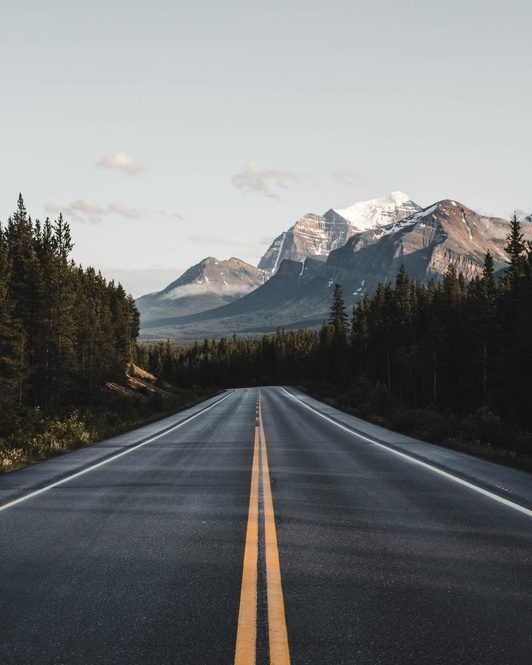
#> input picture code/embedded_system/road.jpg, 532 x 665 px, shrunk from 1400 x 1750 before the run, found by its file name
$ python main.py   (older library calls are emulated)
#> lines starting #> are read from the running program, lines starting #| are printed output that depends on the picture; after the words box and inside, x2 and y2 are one past the last pixel; in counts of white or black regions, pixels touching at a corner belong together
### HW3/embedded_system/hsv.py
import cv2
import numpy as np


def hsv(image, lower, upper):

    # 讀取影像
    if image is None:
        raise ValueError(f"Error: unable to load image '{image}'")

    # 將影像轉換為 HSV 色彩空間
    hsv_image = cv2.cvtColor(image, cv2.COLOR_BGR2HSV)
    # 建立遮罩，將範圍內的深色設為白色(255)，其他顏色為黑色(0)
    mask = cv2.inRange(hsv_image, lower, upper)

    # 反轉遮罩，讓非深色部分為白色(255)，深色部分為黑色(0)
    non_mask = cv2.bitwise_not(mask)

    # 將遮罩應用到原始影像，僅保留非天空的部分
    filtered_image = cv2.bitwise_and(image, image, mask=non_mask)

    return filtered_image

### HW3/embedded_system/sobel.py
import numpy as np
import cv2
from matplotlib import pyplot as plt

def apply_sobel(img):

    # 轉換為灰度圖
    gray = cv2.cvtColor(img, cv2.COLOR_BGR2GRAY)

    # 計算 X 方向的 Sobel
    sobelx = cv2.Sobel(gray, cv2.CV_64F, 1, 0, ksize=3)

    # 計算 Y 方向的 Sobel
    sobely = cv2.Sobel(gray, cv2.CV_64F, 0, 1, ksize=3)

    # 計算梯度幅值
    magnitude = np.sqrt(sobelx**2 + sobely**2)

    # 將梯度幅值轉換為0-255的範圍
    magnitude = np.uint8(np.absolute(magnitude))

    # 創建圖像顯示
    plt.figure(figsize=(8, 7))

    plt.subplot(2, 2, 1)
    plt.imshow(cv2.cvtColor(img, cv2.COLOR_BGR2RGB))
    plt.title('Original Image')
    plt.axis('off')

    plt.subplot(2, 2, 2)
    plt.imshow(magnitude, cmap='gray')
    plt.title('Sobel Edge Detection')
    plt.axis('off')

    plt.subplot(2, 2, 3)
    plt.imshow(np.absolute(sobelx), cmap='gray')
    plt.title('Sobel X')
    plt.axis('off')

    plt.subplot(2, 2, 4)
    plt.imshow(np.absolute(sobely), cmap='gray')
    plt.title('Sobel Y')
    plt.axis('off')

    plt.tight_layout()
    plt.show()

    # 保存結果
    cv2.imwrite('picture\sobel_result.jpg', magnitude)

    return magnitude

# 使用函數

### HW3/embedded_system/lbp_notcv2.py
import numpy as np
from PIL import Image
import matplotlib.pyplot as plt

# [27 lines left out: functions get_pixel_value, calculate_lbp, not called in this run]

def get_lbp_image(image_path):
    """
    計算整張圖片的LBP特徵
    """
    # 讀取圖片並轉為灰度圖
    img = Image.open(image_path).convert('L')
    img_array = np.array(img)

    # 創建輸出圖像陣列
    height, width = img_array.shape
    lbp_array = np.zeros((height-2, width-2), dtype=np.uint8)

    # 計算每個像素的LBP值
    for i in range(1, height-1):
        for j in range(1, width-1):
            lbp_array[i-1][j-1] = calculate_lbp(img_array, i, j)

    return lbp_array

# 使用範例
def main():
    image_path = "picture/sobel_result.jpg"  # 替換為您要處理的圖片路徑

    # 獲取LBP特徵圖
    lbp_image = get_lbp_image(image_path)

    # 保存LBP特徵圖
    lbp_img = Image.fromarray(lbp_image)
    lbp_img.save("picture/lbp_result.jpg")  # 保存為新的圖片

    plt.figure(figsize=(12, 6))

    plt.subplot(1, 2, 1)
    plt.imshow(lbp_image, cmap='gray')
    plt.title('LBP Image')
    plt.axis('off')


    plt.tight_layout()
    plt.show()

    return lbp_image

# 執行程式
# [2 lines that do not run on import are left out]

### HW3/embedded_system/main.py
import cv2
import sobel
import lbp_notcv2
import search
import histogram
import one_norm_dist
import label
import hsv
import numpy as np
from PIL import Image

def main():
    patch_size = 16
    # 讀取影像
    image      = cv2.imread('picture/road.jpg')
#> image is the input picture: shape (665, 532, 3); mean B, G, R 117.5, 116.8, 114.3
    #hsv
    lower = np.array([0, 0, 0])   # HSV的下限
    upper = np.array([180, 200, 100])  # HSV的上限
    image_hsv  = hsv.hsv(image,lower,upper)
#> in hsv, `hsv_image = cv2.cvtColor(image, cv2.COLOR_BGR2HSV)`: hsv_image: shape (665, 532, 3); mean H, S, V 77.7, 31.6, 121.4
#> in hsv, `mask = cv2.inRange(hsv_image, lower, upper)`:
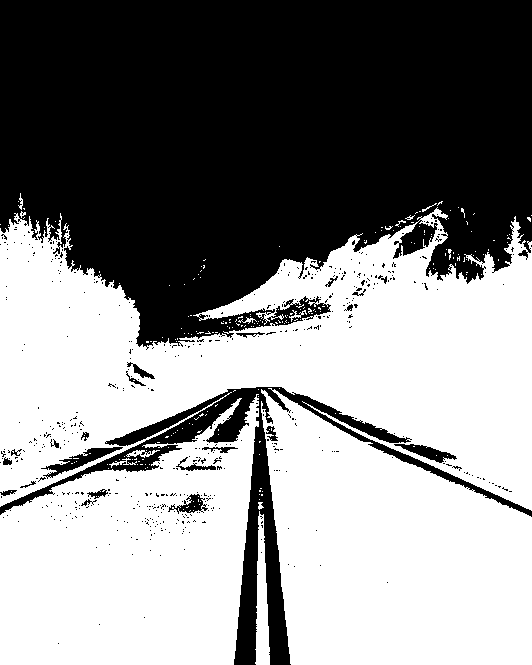
#> mask: shape (665, 532); 53.7% white; 529 black regions (506 under 20 px), largest, box (x1, y1, x2, y2) and area: (0, 0, 532, 350) 145514, (0, 387, 532, 665) 14276, (41, 447, 123, 479) 694
#> in hsv, `filtered_image = cv2.bitwise_and(image, image, mask=non_mask)`:
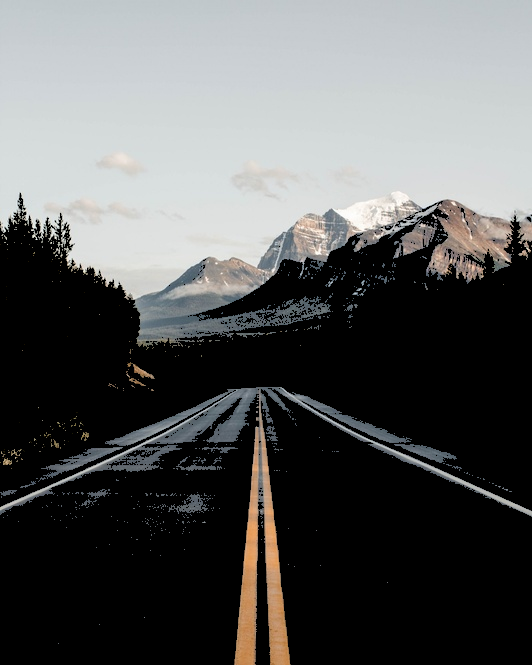
#> filtered_image: shape (665, 532, 3); mean B, G, R 89.7, 90, 89.1

    image_gray = cv2.imread('picture/hsv.jpg',0)
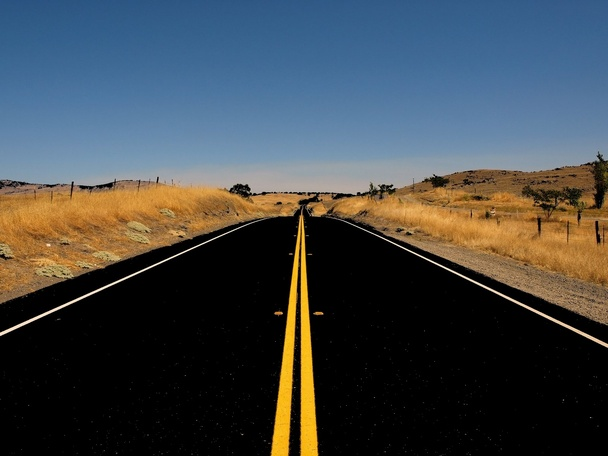
#> input picture HW3/embedded_system/picture/hsv.jpg, 608 x 456 px, shrunk from 1600 x 1200 before the run
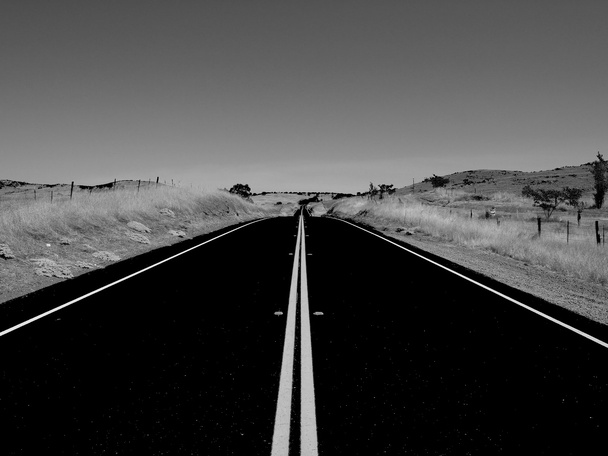
#> image_gray: shape (456, 608); min 0, max 255, mean 69.5


    #sobel
    img_sobel = sobel.apply_sobel(image_hsv)
#> in apply_sobel, `sobely = cv2.Sobel(gray, cv2.CV_64F, 0, 1, ksize=3)`:
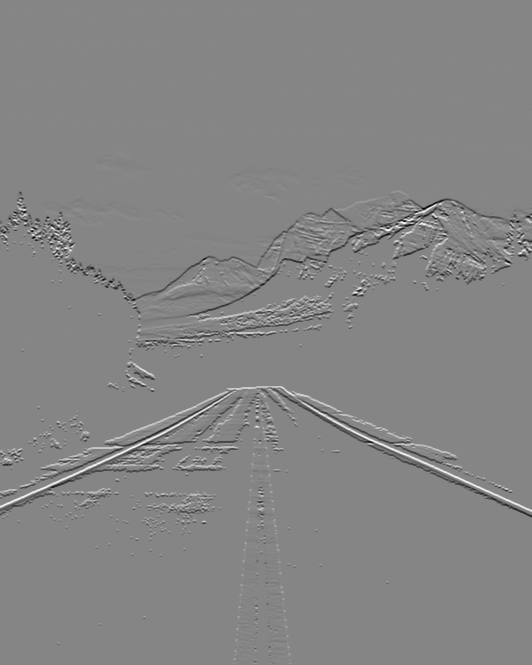
#> sobely: shape (665, 532) float64; min -907, max 829, mean -2.2; drawn with min black and max white
#> in apply_sobel, `magnitude = np.uint8(np.absolute(magnitude))`:
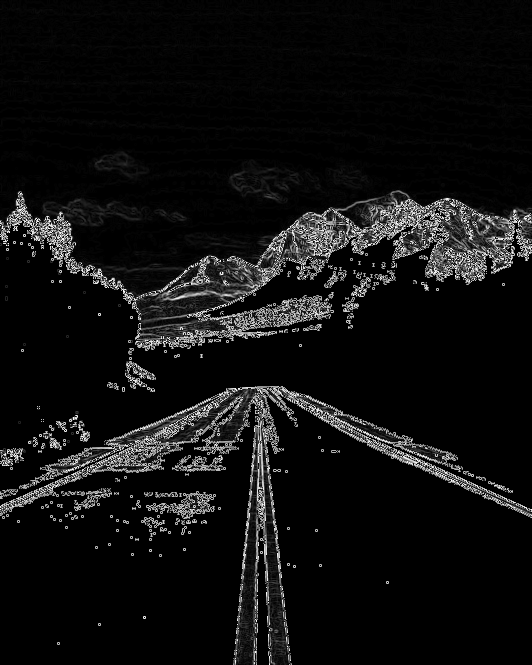
#> magnitude: shape (665, 532); min 0, max 255, mean 15.8
#> in apply_sobel, `plt.show()`:
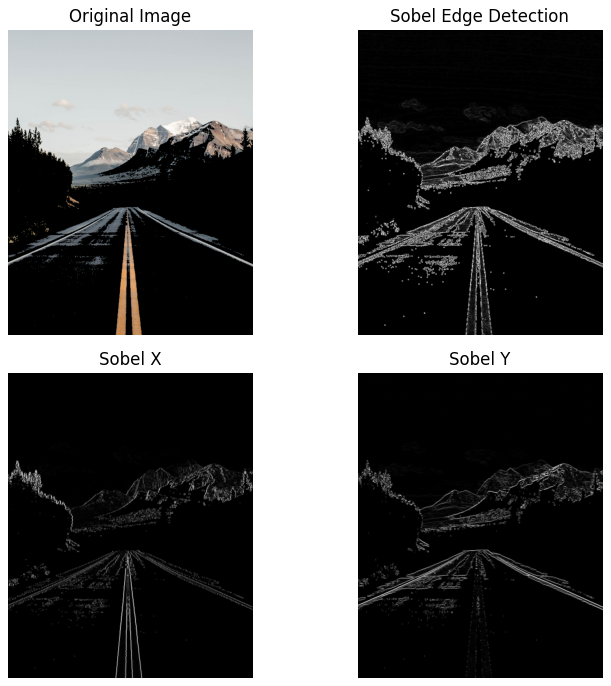
#> figure drawn by matplotlib, 4 panels
    #lbp
    img_lbp   = lbp_notcv2.main()

    #histogram
    mask = np.zeros_like(image_gray)

    his      = histogram.calculate_histogram(img_lbp)
    top3     = histogram.find_top_three(his)
    th        = int(sum(top3)/3)
    print(th)

    rows, cols = img_lbp.shape
    for i in range(0, rows, patch_size):
        for j in range(0, cols, patch_size):
            patch1 = img_lbp[i:i+patch_size, j:j+patch_size]
            if i+patch_size < rows and j+patch_size < cols:
                # 與右邊的區塊進行比較
                patch2 = img_lbp[i:i+patch_size, j+patch_size:j+2*patch_size]
                hist1 = histogram.calculate_histogram(patch1)
                hist2 = histogram.calculate_histogram(patch2)
                if one_norm_dist.calculate_1_norm_distance(hist1, hist2,th) == 1:
                    mask[i:i+patch_size, j:j+patch_size] = 1  # 標記需要上色的區域


    final_image = label.label_similar_areas(image, mask, color=(0, 0, 255), alpha=0.6)
    final_picture = Image.fromarray(final_image)
    final_picture.save("picture/final.jpg")  # 保存為新的圖片
    cv2.imshow('Colored Image', final_image)
    cv2.waitKey(0)

if __name__ == '__main__':
#> (the run stopped early here; a loop or call above may not have finished)
